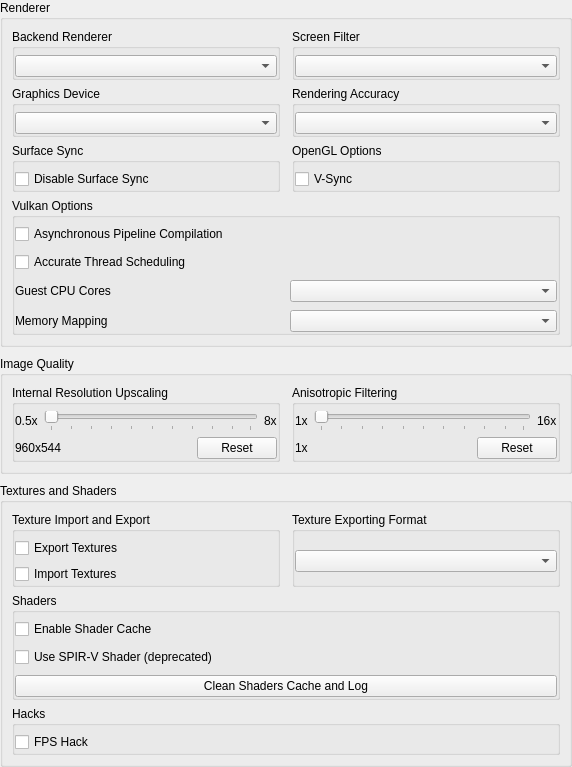
           <widget class="QWidget" name="gpu_scroll_contents">
            <property name="geometry">
             <rect>
              <x>0</x>
              <y>0</y>
              <width>572</width>
              <height>706</height>
             </rect>
            </property>
            <layout class="QVBoxLayout" name="gpu_tab_content_layout">
             <property name="spacing">
              <number>9</number>
             </property>
             <property name="leftMargin">
              <number>0</number>
             </property>
             <property name="topMargin">
              <number>0</number>
             </property>
             <property name="rightMargin">
              <number>0</number>
             </property>
             <property name="bottomMargin">
              <number>0</number>
             </property>
             <item>
              <widget class="QGroupBox" name="gb_gpu_renderer_section">
               <property name="title">
                <string>Renderer</string>
               </property>
               <layout class="QGridLayout" name="gb_gpu_renderer_section_layout">
                <property name="horizontalSpacing">
                 <number>12</number>
                </property>
                <property name="verticalSpacing">
                 <number>6</number>
                </property>
                <item row="0" column="0">
                 <widget class="QGroupBox" name="gb_backend_renderer">
                  <property name="title">
                   <string>Backend Renderer</string>
                  </property>
                  <property name="flat">
                   <bool>true</bool>
                  </property>
                  <layout class="QVBoxLayout" name="gb_backend_renderer_layout">
                   <property name="leftMargin">
                    <number>0</number>
                   </property>
                   <property name="topMargin">
                    <number>6</number>
                   </property>
                   <property name="rightMargin">
                    <number>0</number>
                   </property>
                   <property name="bottomMargin">
                    <number>0</number>
                   </property>
                   <item>
                    <widget class="QComboBox" name="backend_renderer_box"/>
                   </item>
                  </layout>
                 </widget>
                </item>
                <item row="0" column="1">
                 <widget class="QGroupBox" name="gb_screen_filter">
                  <property name="title">
                   <string>Screen Filter</string>
                  </property>
                  <property name="flat">
                   <bool>true</bool>
                  </property>
                  <layout class="QVBoxLayout" name="gb_screen_filter_layout">
                   <property name="leftMargin">
                    <number>0</number>
                   </property>
                   <property name="topMargin">
                    <number>6</number>
                   </property>
                   <property name="rightMargin">
                    <number>0</number>
                   </property>
                   <property name="bottomMargin">
                    <number>0</number>
                   </property>
                   <item>
                    <widget class="QComboBox" name="screen_filter_box"/>
                   </item>
                  </layout>
                 </widget>
                </item>
                <item row="1" column="0">
                 <widget class="QGroupBox" name="gb_gpu_device">
                  <property name="title">
                   <string>Graphics Device</string>
                  </property>
                  <property name="flat">
                   <bool>true</bool>
                  </property>
                  <layout class="QVBoxLayout" name="gb_gpu_device_layout">
                   <property name="leftMargin">
                    <number>0</number>
                   </property>
                   <property name="topMargin">
                    <number>6</number>
                   </property>
                   <property name="rightMargin">
                    <number>0</number>
                   </property>
                   <property name="bottomMargin">
                    <number>0</number>
                   </property>
                   <item>
                    <widget class="QComboBox" name="gpu_device_box"/>
                   </item>
                  </layout>
                 </widget>
                </item>
                <item row="1" column="1">
                 <widget class="QGroupBox" name="gb_renderer_accuracy">
                  <property name="title">
                   <string>Rendering Accuracy</string>
                  </property>
                  <property name="flat">
                   <bool>true</bool>
                  </property>
                  <layout class="QVBoxLayout" name="gb_renderer_accuracy_layout">
                   <property name="leftMargin">
                    <number>0</number>
                   </property>
                   <property name="topMargin">
                    <number>6</number>
                   </property>
                   <property name="rightMargin">
                    <number>0</number>
                   </property>
                   <property name="bottomMargin">
                    <number>0</number>
                   </property>
                   <item>
                    <widget class="QComboBox" name="renderer_accuracy_box"/>
                   </item>
                  </layout>
                 </widget>
                </item>
                <item row="2" column="0">
                 <widget class="QGroupBox" name="gb_surface_sync">
                  <property name="title">
                   <string>Surface Sync</string>
                  </property>
                  <property name="flat">
                   <bool>true</bool>
                  </property>
                  <layout class="QVBoxLayout" name="gb_surface_sync_layout">
                   <property name="leftMargin">
                    <number>0</number>
                   </property>
                   <property name="topMargin">
                    <number>6</number>
                   </property>
                   <property name="rightMargin">
                    <number>0</number>
                   </property>
                   <property name="bottomMargin">
                    <number>0</number>
                   </property>
                   <item>
                    <widget class="QCheckBox" name="disable_surface_sync">
                     <property name="text">
                      <string>Disable Surface Sync</string>
                     </property>
                    </widget>
                   </item>
                  </layout>
                 </widget>
                </item>
                <item row="2" column="1">
                 <widget class="QGroupBox" name="gb_opengl_options">
                  <property name="title">
                   <string>OpenGL Options</string>
                  </property>
                  <property name="flat">
                   <bool>true</bool>
                  </property>
                  <layout class="QVBoxLayout" name="gb_opengl_options_layout">
                   <property name="leftMargin">
                    <number>0</number>
                   </property>
                   <property name="topMargin">
                    <number>6</number>
                   </property>
                   <property name="rightMargin">
                    <number>0</number>
                   </property>
                   <property name="bottomMargin">
                    <number>0</number>
                   </property>
                   <item>
                    <widget class="QCheckBox" name="vsync">
                     <property name="text">
                      <string>V-Sync</string>
                     </property>
                    </widget>
                   </item>
                  </layout>
                 </widget>
                </item>
                <item row="3" column="0" colspan="2">
                 <widget class="QGroupBox" name="gb_vulkan_options">
                  <property name="title">
                   <string>Vulkan Options</string>
                  </property>
                  <property name="flat">
                   <bool>true</bool>
                  </property>
                  <layout class="QVBoxLayout" name="gb_vulkan_options_layout">
                   <property name="spacing">
                    <number>8</number>
                   </property>
                   <property name="leftMargin">
                    <number>0</number>
                   </property>
                   <property name="topMargin">
                    <number>6</number>
                   </property>
                   <property name="rightMargin">
                    <number>0</number>
                   </property>
                   <property name="bottomMargin">
                    <number>0</number>
                   </property>
                   <item>
                    <widget class="QCheckBox" name="async_pipeline_compilation">
                     <property name="text">
                      <string>Asynchronous Pipeline Compilation</string>
                     </property>
                    </widget>
                   </item>
                   <item>
                    <widget class="QCheckBox" name="accurate_thread_scheduling">
                     <property name="text">
                      <string>Accurate Thread Scheduling</string>
                     </property>
                    </widget>
                   </item>
                   <item>
                    <layout class="QHBoxLayout" name="guest_cores_layout">
                     <property name="spacing">
                      <number>8</number>
                     </property>
                     <item>
                      <widget class="QLabel" name="label_guest_cores">
                       <property name="text">
                        <string>Guest CPU Cores</string>
                       </property>
                      </widget>
                     </item>
                     <item>
                      <widget class="QComboBox" name="guest_cores_box"/>
                     </item>
                    </layout>
                   </item>
                   <item>
                    <layout class="QHBoxLayout" name="memory_mapping_layout">
                     <property name="spacing">
                      <number>8</number>
                     </property>
                     <item>
                      <widget class="QLabel" name="label_memory_mapping">
                       <property name="text">
                        <string>Memory Mapping</string>
                       </property>
                      </widget>
                     </item>
                     <item>
                      <widget class="QComboBox" name="memory_mapping_box"/>
                     </item>
                    </layout>
                   </item>
                  </layout>
                 </widget>
                </item>
               </layout>
              </widget>
             </item>
             <item>
              <widget class="QGroupBox" name="gb_gpu_quality_section">
               <property name="title">
                <string>Image Quality</string>
               </property>
               <layout class="QHBoxLayout" name="gb_gpu_quality_section_layout">
                <property name="spacing">
                 <number>12</number>
                </property>
                <item alignment="Qt::AlignmentFlag::AlignTop">
                 <widget class="QGroupBox" name="gb_resolution_upscaling">
                  <property name="title">
                   <string>Internal Resolution Upscaling</string>
                  </property>
                  <property name="flat">
                   <bool>true</bool>
                  </property>
                  <layout class="QVBoxLayout" name="gb_resolution_upscaling_layout">
                   <property name="leftMargin">
                    <number>0</number>
                   </property>
                   <property name="topMargin">
                    <number>6</number>
                   </property>
                   <property name="rightMargin">
                    <number>0</number>
                   </property>
                   <property name="bottomMargin">
                    <number>0</number>
                   </property>
                   <item>
                    <layout class="QHBoxLayout" name="res_upscale_layout_top">
                     <item>
                      <widget class="QLabel" name="res_upscale_min">
                       <property name="text">
                        <string>0.5x</string>
                       </property>
                      </widget>
                     </item>
                     <item>
                      <widget class="QSlider" name="resolution_upscale">
                       <property name="orientation">
                        <enum>Qt::Orientation::Horizontal</enum>
                       </property>
                       <property name="tickPosition">
                        <enum>QSlider::TickPosition::TicksBelow</enum>
                       </property>
                      </widget>
                     </item>
                     <item>
                      <widget class="QLabel" name="res_upscale_max">
                       <property name="text">
                        <string>8x</string>
                       </property>
                      </widget>
                     </item>
                    </layout>
                   </item>
                   <item>
                    <layout class="QHBoxLayout" name="res_upscale_layout_bottom">
                     <item>
                      <widget class="QLabel" name="resolution_upscale_val">
                       <property name="text">
                        <string>960x544</string>
                       </property>
                      </widget>
                     </item>
                     <item>
                      <spacer name="resolution_upscale_spacer">
                       <property name="orientation">
                        <enum>Qt::Orientation::Horizontal</enum>
                       </property>
                       <property name="sizeHint" stdset="0">
                        <size>
                         <width>40</width>
                         <height>20</height>
                        </size>
                       </property>
                      </spacer>
                     </item>
                     <item>
                      <widget class="QPushButton" name="resolution_upscale_reset">
                       <property name="text">
                        <string>Reset</string>
                       </property>
                      </widget>
                     </item>
                    </layout>
                   </item>
                  </layout>
                 </widget>
                </item>
                <item alignment="Qt::AlignmentFlag::AlignTop">
                 <widget class="QGroupBox" name="gb_anisotropic_filtering">
                  <property name="title">
                   <string>Anisotropic Filtering</string>
                  </property>
                  <property name="flat">
                   <bool>true</bool>
                  </property>
                  <layout class="QVBoxLayout" name="gb_anisotropic_filtering_layout">
                   <property name="leftMargin">
                    <number>0</number>
                   </property>
                   <property name="topMargin">
                    <number>6</number>
                   </property>
                   <property name="rightMargin">
                    <number>0</number>
                   </property>
                   <property name="bottomMargin">
                    <number>0</number>
                   </property>
                   <item>
                    <layout class="QHBoxLayout" name="aniso_layout_top">
                     <item>
                      <widget class="QLabel" name="aniso_min">
                       <property name="text">
                        <string>1x</string>
                       </property>
                      </widget>
                     </item>
                     <item>
                      <widget class="QSlider" name="anisotropic_filter">
                       <property name="orientation">
                        <enum>Qt::Orientation::Horizontal</enum>
                       </property>
                       <property name="tickPosition">
                        <enum>QSlider::TickPosition::TicksBelow</enum>
                       </property>
                      </widget>
                     </item>
                     <item>
                      <widget class="QLabel" name="aniso_max">
                       <property name="text">
                        <string>16x</string>
                       </property>
                      </widget>
                     </item>
                    </layout>
                   </item>
                   <item>
                    <layout class="QHBoxLayout" name="aniso_layout_bottom">
                     <item>
                      <widget class="QLabel" name="anisotropic_filter_val">
                       <property name="text">
                        <string>1x</string>
                       </property>
                      </widget>
                     </item>
                     <item>
                      <spacer name="anisotropic_filter_spacer">
                       <property name="orientation">
                        <enum>Qt::Orientation::Horizontal</enum>
                       </property>
                       <property name="sizeHint" stdset="0">
                        <size>
                         <width>40</width>
                         <height>20</height>
                        </size>
                       </property>
                      </spacer>
                     </item>
                     <item>
                      <widget class="QPushButton" name="anisotropic_filter_reset">
                       <property name="text">
                        <string>Reset</string>
                       </property>
                      </widget>
                     </item>
                    </layout>
                   </item>
                  </layout>
                 </widget>
                </item>
               </layout>
              </widget>
             </item>
             <item>
              <widget class="QGroupBox" name="gb_gpu_texture_section">
               <property name="title">
                <string>Textures and Shaders</string>
               </property>
               <layout class="QGridLayout" name="gb_gpu_texture_section_layout">
                <property name="horizontalSpacing">
                 <number>12</number>
                </property>
                <property name="verticalSpacing">
                 <number>6</number>
                </property>
                <item row="0" column="0">
                 <widget class="QGroupBox" name="gb_texture_replacement">
                  <property name="title">
                   <string>Texture Import and Export</string>
                  </property>
                  <property name="flat">
                   <bool>true</bool>
                  </property>
                  <layout class="QVBoxLayout" name="gb_texture_replacement_layout">
                   <property name="leftMargin">
                    <number>0</number>
                   </property>
                   <property name="topMargin">
                    <number>6</number>
                   </property>
                   <property name="rightMargin">
                    <number>0</number>
                   </property>
                   <property name="bottomMargin">
                    <number>0</number>
                   </property>
                   <item>
                    <widget class="QCheckBox" name="export_textures">
                     <property name="text">
                      <string>Export Textures</string>
                     </property>
                    </widget>
                   </item>
                   <item>
                    <widget class="QCheckBox" name="import_textures">
                     <property name="text">
                      <string>Import Textures</string>
                     </property>
                    </widget>
                   </item>
                  </layout>
                 </widget>
                </item>
                <item row="0" column="1">
                 <widget class="QGroupBox" name="gb_export_format">
                  <property name="title">
                   <string>Texture Exporting Format</string>
                  </property>
                  <property name="flat">
                   <bool>true</bool>
                  </property>
                  <layout class="QVBoxLayout" name="gb_export_format_layout">
                   <property name="leftMargin">
                    <number>0</number>
                   </property>
                   <property name="topMargin">
                    <number>6</number>
                   </property>
                   <property name="rightMargin">
                    <number>0</number>
                   </property>
                   <property name="bottomMargin">
                    <number>0</number>
                   </property>
                   <item>
                    <widget class="QComboBox" name="texture_export_format"/>
                   </item>
                  </layout>
                 </widget>
                </item>
                <item row="1" column="0" colspan="2">
                 <widget class="QGroupBox" name="gb_shaders">
                  <property name="title">
                   <string>Shaders</string>
                  </property>
                  <property name="flat">
                   <bool>true</bool>
                  </property>
                  <layout class="QVBoxLayout" name="gb_shaders_layout">
                   <property name="spacing">
                    <number>8</number>
                   </property>
                   <property name="leftMargin">
                    <number>0</number>
                   </property>
                   <property name="topMargin">
                    <number>6</number>
                   </property>
                   <property name="rightMargin">
                    <number>0</number>
                   </property>
                   <property name="bottomMargin">
                    <number>0</number>
                   </property>
                   <item>
                    <widget class="QCheckBox" name="shader_cache">
                     <property name="text">
                      <string>Enable Shader Cache</string>
                     </property>
                    </widget>
                   </item>
                   <item>
                    <widget class="QCheckBox" name="spirv_shader">
                     <property name="text">
                      <string>Use SPIR-V Shader (deprecated)</string>
                     </property>
                    </widget>
                   </item>
                   <item>
                    <widget class="QPushButton" name="clean_shaders_cache">
                     <property name="text">
                      <string>Clean Shaders Cache and Log</string>
                     </property>
                    </widget>
                   </item>
                  </layout>
                 </widget>
                </item>
                <item row="3" column="0" colspan="2">
                 <widget class="QGroupBox" name="gb_fps_hack">
                  <property name="title">
                   <string>Hacks</string>
                  </property>
                  <property name="flat">
                   <bool>true</bool>
                  </property>
                  <layout class="QVBoxLayout" name="gb_fps_hack_layout">
                   <property name="leftMargin">
                    <number>0</number>
                   </property>
                   <property name="topMargin">
                    <number>6</number>
                   </property>
                   <property name="rightMargin">
                    <number>0</number>
                   </property>
                   <property name="bottomMargin">
                    <number>0</number>
                   </property>
                   <item>
                    <widget class="QCheckBox" name="fps_hack">
                     <property name="text">
                      <string>FPS Hack</string>
                     </property>
                    </widget>
                   </item>
                  </layout>
                 </widget>
                </item>
               </layout>
              </widget>
             </item>
             <item>
              <spacer name="gpu_tab_content_spacer">
               <property name="orientation">
                <enum>Qt::Orientation::Vertical</enum>
               </property>
               <property name="sizeHint" stdset="0">
                <size>
                 <width>20</width>
                 <height>40</height>
                </size>
               </property>
              </spacer>
             </item>
            </layout>
           </widget>
